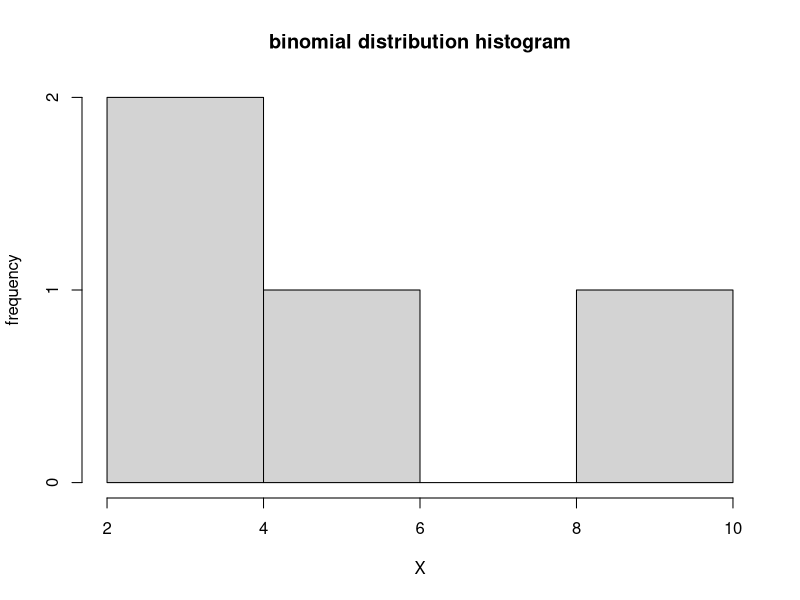

Generate this figure with R:
# soal 2

tt_pasien = 20
prob = 0.2

# a
var = 4
res = dbinom(var, tt_pasien, prob, log = FALSE)
res

# b 
hist(rbinom(var, tt_pasien, prob), xlab = "X", ylab = "frequency", main = "binomial distribution histogram")

# c
mean = tt_pasien * prob
var = tt_pasien * prob * (1 - prob)
mean 
var